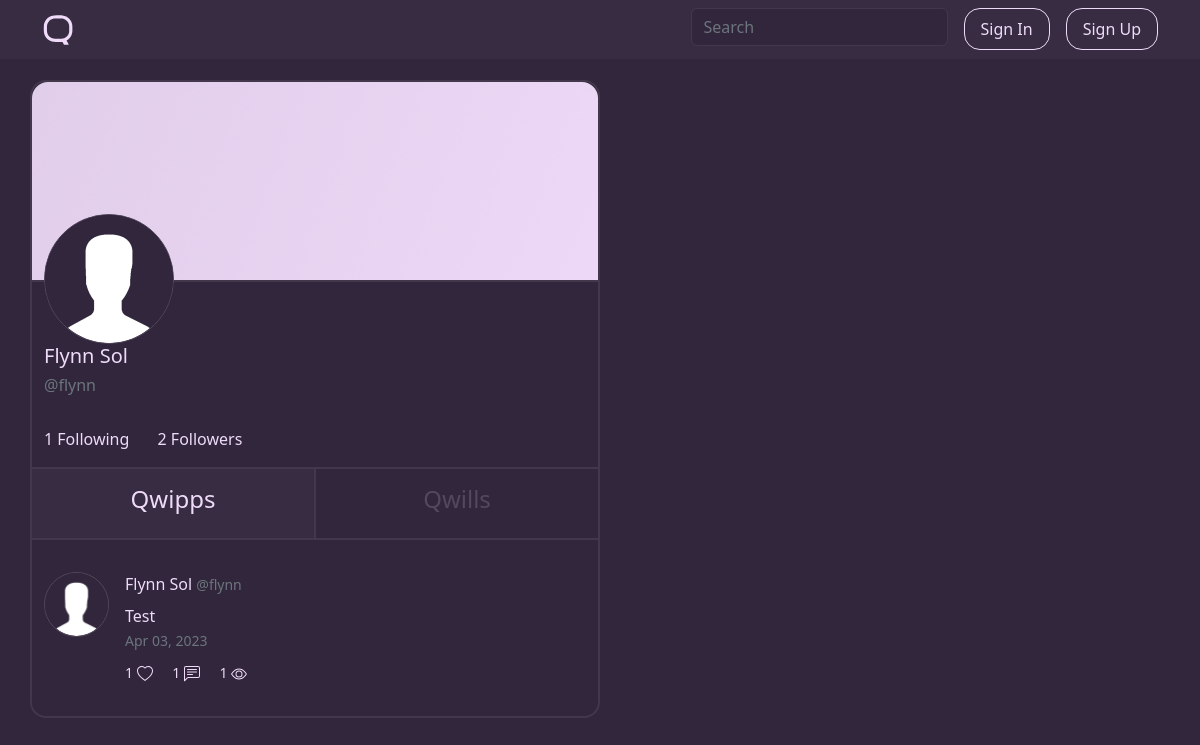
The page /u/flynn on the database as committed earlier.
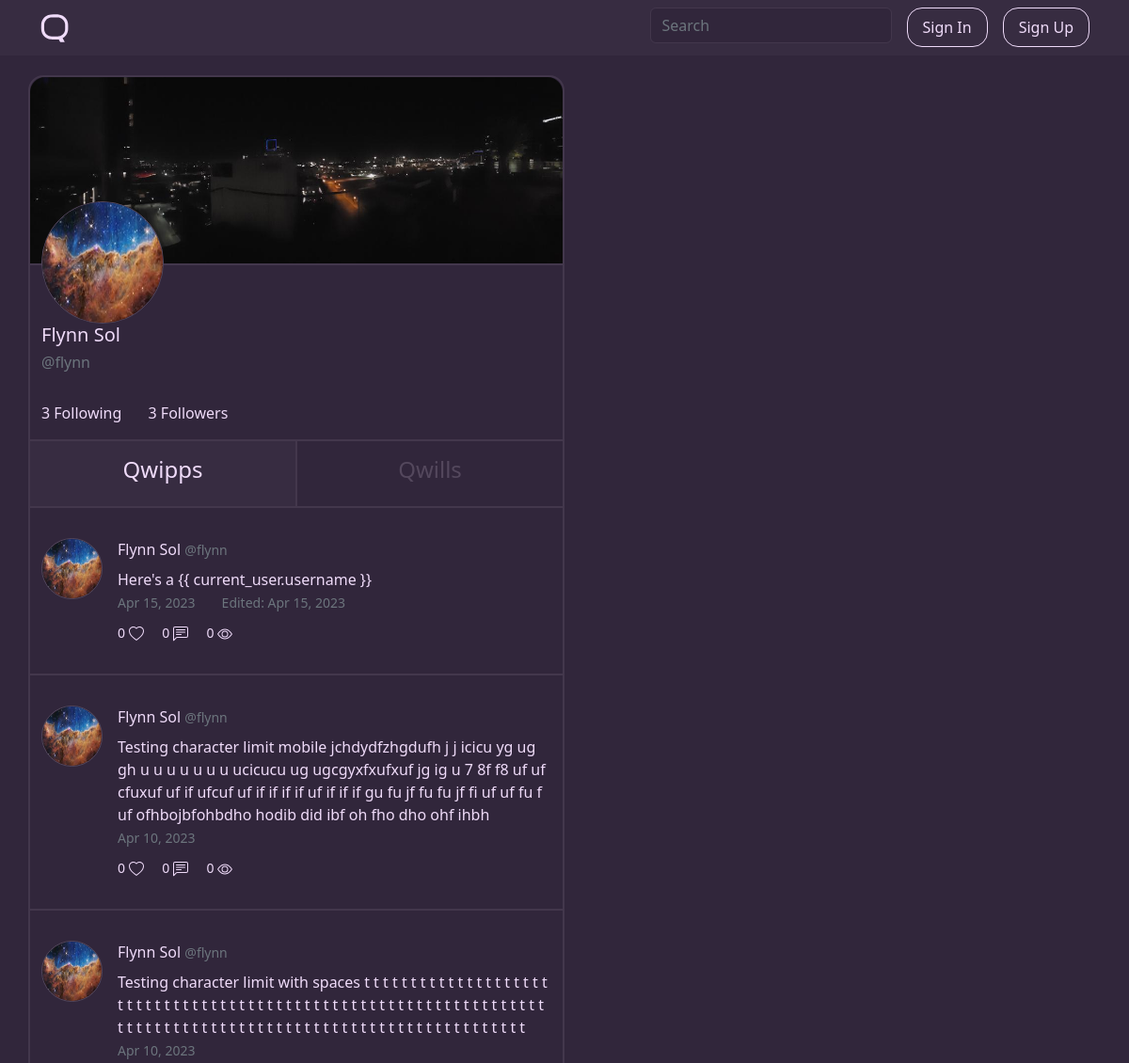
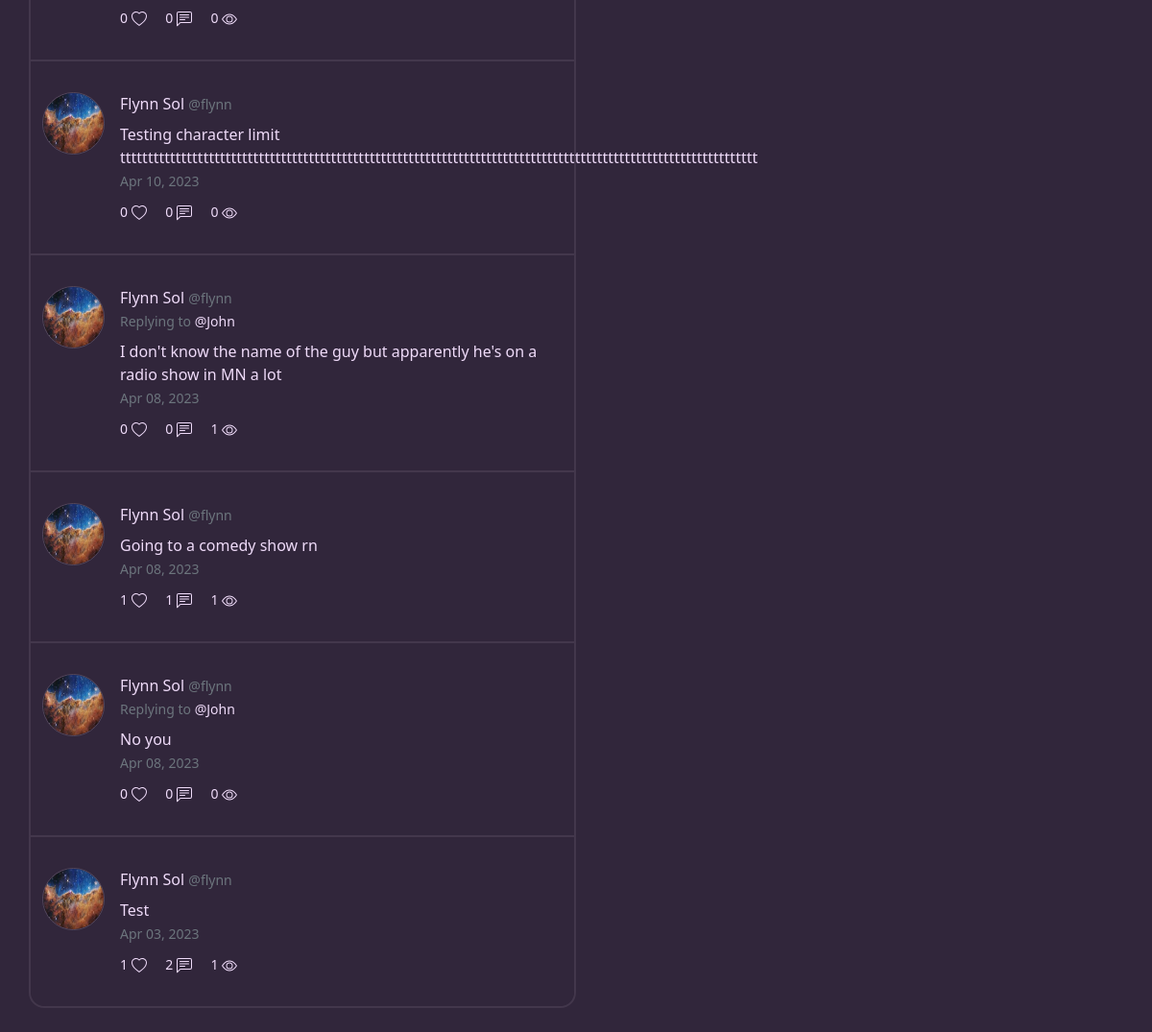
The same page on the database as committed later (2 pictures, top to bottom).
### qwippit/models.py (models this page shows, shortened)
class User(db.Model, UserMixin):
    id = db.Column(db.Integer, primary_key=True)
    username = db.Column(db.String(16), unique=True, nullable=False)
    displayname = db.Column(db.String(20), nullable=False)
    email = db.Column(db.String(120), unique=True, nullable=False)
    bio = db.Column(db.String(256))
    image_file = db.Column(db.String(20), nullable=False, default='default.png')
    banner_file = db.Column(db.String(20), nullable=False, default='default.png')
    password = db.Column(db.String(60), nullable=False)
    emailverified = db.Column(db.Boolean(), nullable=False, default=False)
    following = db.relationship('User',
                                secondary=followers,
                                primaryjoin=(followers.c.follower_id == id),
                                secondaryjoin=(followers.c.followed_id == id),
                                backref=db.backref('followers', lazy='dynamic'),
                                lazy='dynamic')
    viewed_qwipps = db.relationship('Qwipp', secondary='qwippViews', backref='hasViewed')
    viewed_qwills = db.relationship('Qwill', secondary='qwillViews', backref='hasViewed')
    liked_qwipps = db.relationship('Qwipp', secondary='qwippLikes', backref='hasLiked')
    liked_qwills = db.relationship('Qwill', secondary='qwillLikes', backref='hasLiked')
    qwipps = db.relationship('Qwipp', backref='author', lazy=True)
    qwills = db.relationship('Qwill', backref='author', lazy=True)
    like_notifications = db.Column(db.Boolean(), nullable=False, default=True)
    follow_notifications = db.Column(db.Boolean(), nullable=False, default=True)
    reply_notifications = db.Column(db.Boolean(), nullable=False, default=True)

class Qwipp(db.Model):
    id = db.Column(db.Integer, primary_key=True)
    date_posted = db.Column(db.DateTime, nullable=False, default=datetime.utcnow)
    date_edited = db.Column(db.DateTime)
    content = db.Column(db.Text(256), nullable=False)
    views = db.Column(db.Integer, nullable=False, default=0)
    likes = db.Column(db.Integer, nullable=False, default=0)
    is_reply = db.Column(db.Boolean(), nullable=False, default=False)
    qwill_reply_id = db.Column(db.Integer, db.ForeignKey('qwill.id'))
    qwipp_reply_id = db.Column(db.Integer, db.ForeignKey('qwipp.id'))
    user_id = db.Column(db.Integer, db.ForeignKey('user.id'), nullable=False)
    replies = db.relationship('Qwipp', backref=db.backref('qwipp_replied_to', remote_side=[id]))
    hashtags = db.Column(db.Integer, db.ForeignKey('hashtag.id'))

### qwippit/users/routes.py (the view)
@users.route("/u/<string:username>")
def profile(username):
    user = User.query.filter(func.lower(User.username) == func.lower(username)).first_or_404()
    qwipps = Qwipp.query.filter_by(author=user)\
        .order_by(Qwipp.date_posted.desc()).all()
    qwills = Qwill.query.filter_by(author=user) \
        .order_by(Qwill.date_posted.desc()).all()
    return render_template('users/profile.html', qwipps=qwipps, qwills=qwills, user=user, title=user.displayname + " (@" + username + ")")

### qwippit/templates/users/profile.html (shortened to what this page needs)
{% extends "main/layout.html" %}
{% block content %}
        <div class="profile-content row">
            <img class="banner-image" height="200px" src="{{ url_for('static', filename='banner_pics/' + user.banner_file) }}">
            <div class="profile-info col">
                <img class="me-3 rounded-circle border border-highlight profile-picture" width="130px" height="130px" src="{{ url_for('static', filename='profile_pics/' + user.image_file) }}">
                <div class="profile-name">
                    <h5 class="main-font-nh mr-2">{{ user.displayname }}</h5>
                    <h6 class="text-muted">@{{ user.username }}</h6>
                </div>
            </div>
            <div class="followers-following mb-3">
                <a href="{{ url_for('users.user_following', username=user.username) }}" class="main-font me-4">{{ user.following.count() | number_format }} Following</a>
                {% if user.followers.count() == 1 %}
                    <a href="{{ url_for('users.user_followers', username=user.username) }}" class="main-font" id="user-followers">{{ user.followers.count() | number_format }} Follower</a>
                {% else %}
                    <a href="{{ url_for('users.user_followers', username=user.username) }}" class="main-font" id="user-followers">{{ user.followers.count() | number_format }} Followers</a>
                {% endif %}
            </div>
        </div>
        <div class="row profile-center-content-top">
            <div class="col feed-option feedoption active" onclick="QwippQwill(event, 'qwipp')" id="defaultOpen">
                <h4>Qwipps</h4>
            </div>
            <div class="col feed-option feedoption profile-feed-qwill" onclick="QwippQwill(event, 'qwill')">
                <h4>Qwills</h4>
            </div>
        </div>
    <div id="qwipp" class="feed">
        {% if qwipps |length != 0 %}
            {% for qwipp in qwipps %}
                <article onclick="location.href='{{ url_for('users.qwipp', username=qwipp.author.username, qwipp_id=qwipp.id) }}'" class="row content-section">
                    <div class="d-flex media">
                        <img class="me-3 rounded-circle border border-highlight" width="65px" height="65px" src="{{ url_for('static', filename='profile_pics/' + qwipp.author.image_file) }}">
                        <div class="media-body">
                            {% if qwipp.is_reply %}
                                <div class="article-metadata">
                            {% else %}
                                <div class="article-metadata mb-2">
                            {% endif %}
                                <a class="author-link-nh mr-2">{{ qwipp.author.displayname }}</a>
                                <small class="text-muted">@{{ qwipp.author.username }}</small>
                            </div>
                            {% if qwipp.is_reply %}
                                {% if qwipp.qwipp_reply_id %}
                                    <div class="mb-2">
                                        <small class="text-muted">Replying to <a href="{{ url_for('users.qwipp', username=qwipp.qwipp_replied_to.author.username, qwipp_id=qwipp.qwipp_replied_to.id) }}" class="main-font">@{{ qwipp.qwipp_replied_to.author.username }}</a></small>
                                    </div>
                                {% else %}
                                    <div class="mb-2">
                                        <small class="text-muted">Replying to <a href="{{ url_for('users.qwill', username=qwipp.qwill_reply.author.username, qwill_id=qwipp.qwill_reply.id) }}" class="main-font">@{{ qwipp.qwill_reply.author.username }}</a></small>
                                    </div>
                                {% endif %}
                            {% endif %}
                            <div class="content">
                                <p>
                                    {% for word in qwipp.content.split() %}
                                        {% if word.startswith('#') %}
                                            <a class="reverse-font" href="{{ url_for('main.hashtagPosts', hashtag=word[1:]) }}">{{ word }}</a>
                                        {% elif word.startswith('@') %}
                                            <a class="reverse-font" href="{{ url_for('users.profile', username=word[1:]) }}">{{ word }}</a>
                                        {% else %}
                                            {{ word }}
                                        {% endif %}
                                    {% endfor %}
                                </p>
                            <div>
                            <small class="date-time text-muted">{{ qwipp.date_posted.strftime('%b %d, %Y') }}</small>
                            {% if qwipp.date_edited != None %}
                                <small class="date-time text-muted ms-4">Edited: {{ qwipp.date_edited.strftime('%b %d, %Y') }}</small>
                            {% endif %}
                            <div class="bottom-content mt-2">
                                {% if qwipp.author.username == current_user.username %}
                                    <small class="main-font-nh">
                                        <span id="likes-qwipp-{{ qwipp.id }}">{{ qwipp.likes | number_format }}</span>
                                        <svg xmlns="http://www.w3.org/2000/svg" width="16" height="16" fill="currentColor" class="bi bi-heart-fill" viewBox="0 0 16 16">
                                          <path fill-rule="evenodd" d="M8 1.314C12.438-3.248 23.534 4.735 8 15-7.534 4.736 3.562-3.248 8 1.314z"/>
                                        </svg>
                                    </small>
                                {% else %}
                                    {% if current_user.is_authenticated %}
                                        {% if qwipp in current_user.liked_qwipps %}
                                            <small class="likes">
                                                <a onclick="likeQwipp('{{ qwipp.author.username }}', {{ qwipp.id }}); event.stopPropagation();" class="main-font">
                                                    <span id="likes-qwipp-{{ qwipp.id }}">{{ qwipp.likes | number_format }}</span>
                                                    <svg xmlns="http://www.w3.org/2000/svg" width="16" height="16" fill="currentColor" id="heart-qwipp-{{ qwipp.id }}" class="bi bi-heart-fill" viewBox="0 0 16 16">
                                                      <path fill-rule="evenodd" d="M8 1.314C12.438-3.248 23.534 4.735 8 15-7.534 4.736 3.562-3.248 8 1.314z"/>
                                                    </svg>
                                                </a>
                                            </small>
                                        {% else %}
                                            <small class="likes">
                                                <a onclick="likeQwipp('{{ qwipp.author.username }}', {{ qwipp.id }}); event.stopPropagation();" class="main-font">
                                                    <span id="likes-qwipp-{{ qwipp.id }}">{{ qwipp.likes | number_format }}</span>
                                                    <svg xmlns="http://www.w3.org/2000/svg" width="16" height="16" fill="currentColor" id="heart-qwipp-{{ qwipp.id }}" class="bi bi-heart" viewBox="0 0 16 16">
                                                      <path d="m8 2.748-.717-.737C5.6.281 2.514.878 1.4 3.053c-.523 1.023-.641 2.5.314 4.385.92 1.815 2.834 3.989 6.286 6.357 3.452-2.368 5.365-4.542 6.286-6.357.955-1.886.838-3.362.314-4.385C13.486.878 10.4.28 8.717 2.01L8 2.748zM8 15C-7.333 4.868 3.279-3.04 7.824 1.143c.06.055.119.112.176.171a3.12 3.12 0 0 1 .176-.17C12.72-3.042 23.333 4.867 8 15z"/>
                                                    </svg>
                                                </a>
                                            </small>
                                        {% endif %}
                                    {% else %}
                                        <small class="likes">
                                            <a href="{{ url_for('users.signin') }}" class="main-font">
                                                <span id="likes-qwipp-{{ qwipp.id }}">{{ qwipp.likes | number_format }}</span>
                                                <svg xmlns="http://www.w3.org/2000/svg" width="16" height="16" fill="currentColor" id="heart-qwipp-{{ qwipp.id }}" class="bi bi-heart" viewBox="0 0 16 16">
                                                  <path d="m8 2.748-.717-.737C5.6.281 2.514.878 1.4 3.053c-.523 1.023-.641 2.5.314 4.385.92 1.815 2.834 3.989 6.286 6.357 3.452-2.368 5.365-4.542 6.286-6.357.955-1.886.838-3.362.314-4.385C13.486.878 10.4.28 8.717 2.01L8 2.748zM8 15C-7.333 4.868 3.279-3.04 7.824 1.143c.06.055.119.112.176.171a3.12 3.12 0 0 1 .176-.17C12.72-3.042 23.333 4.867 8 15z"/>
                                                </svg>
                                            </a>
                                        </small>
                                    {% endif %}
                                {% endif %}
                                {% if current_user.is_authenticated %}
                                    <a href="{{ url_for('users.reply_qwipp', username=qwipp.author.username, qwipp_id=qwipp.id) }}" class="main-font ms-3">
                                        <span id="replies-qwipp-{{ qwipp.id }}">{{ qwipp.replies | length | number_format }}</span>
                                        <svg xmlns="http://www.w3.org/2000/svg" width="16" height="16" fill="currentColor" class="bi bi-chat-left-text comments" viewBox="0 0 16 16">
                                          <path d="M14 1a1 1 0 0 1 1 1v8a1 1 0 0 1-1 1H4.414A2 2 0 0 0 3 11.586l-2 2V2a1 1 0 0 1 1-1h12zM2 0a2 2 0 0 0-2 2v12.793a.5.5 0 0 0 .854.353l2.853-2.853A1 1 0 0 1 4.414 12H14a2 2 0 0 0 2-2V2a2 2 0 0 0-2-2H2z"/>
                                          <path d="M3 3.5a.5.5 0 0 1 .5-.5h9a.5.5 0 0 1 0 1h-9a.5.5 0 0 1-.5-.5zM3 6a.5.5 0 0 1 .5-.5h9a.5.5 0 0 1 0 1h-9A.5.5 0 0 1 3 6zm0 2.5a.5.5 0 0 1 .5-.5h5a.5.5 0 0 1 0 1h-5a.5.5 0 0 1-.5-.5z"/>
                                        </svg>
                                    </a>
                                {% else %}
                                    <small class="main-font-nh ms-3">
                                        <span id="replies-qwipp-{{ qwipp.id }}">{{ qwipp.replies | length | number_format }}</span>
                                    </small>
                                {% endif %}
                                <small class="main-font-nh views ms-3">
                                    <span>{{ qwipp.views | number_format }}</span>
                                </small>
                            </div>
                        </div>
                    </div>
                </article>
            {% endfor %}
        {% endif %}
    </div>
{% endblock content %}

Rows that differ between the two databases and show on the page:
changed User "Flynn Sol": banner_file: picture added in place of a placeholder; image_file: picture added in place of a placeholder
added Qwipp: image_file (picture), author.displayname "Flynn Sol", author.username "flynn", split "Here's" "a" "{{" "current_user.username" "}}", date_posted "Apr 15, 2023", date_edited "Apr 15, 2023", likes|number_format "0", replies|length "0", views|number_format "0", shown under "Qwills"
added Qwipp: image_file (picture), author.displayname "Flynn Sol", author.username "flynn", split "Testing" "character" "limit" "mobile" "jchdydfzhgdufh" "j" "j" "icicu" "yg" "ug" "gh" "u" "u" "u" "u" "u" "u" "u" "ucicucu" "ug" "ugcgyxfxufxuf" "jg" "ig" "u" "7" "8f" "f8" "uf" "uf" "cfuxuf" "uf" "if" "ufcuf" "uf" "if" "if" "if" "if" "uf" "if" "if" "if" "gu" "fu" "jf" "fu" "fu" "jf" "fi" "uf" "uf" "fu" "f" "uf" "ofhbojbfohbdho" "hodib" "did" "ibf" "oh" "fho" "dho" "ohf" "ihbh", date_posted "Apr 10, 2023", likes|number_format "0", replies|length "0", views|number_format "0", shown under "Qwills"
added Qwipp: image_file (picture), author.displayname "Flynn Sol", author.username "flynn", split "Testing" "character" "limit" "with" "spaces" "t" "t" "t" "t" "t" "t" "t" "t" "t" "t" "t" "t" "t" "t" "t" "t" "t" "t" "t" "t" "t" "t" "t" "t" "t" "t" "t" "t" "t" "t" "t" "t" "t" "t" "t" "t" "t" "t" "t" "t" "t" "t" "t" "t" "t" "t" "t" "t" "t" "t" "t" "t" "t" "t" "t" "t" "t" "t" "t" "t" "t" "t" "t" "t" "t" "t" "t" "t" "t" "t" "t" "t" "t" "t" "t" "t" "t" "t" "t" "t" "t" "t" "t" "t" "t" "t" "t" "t" "t" "t" "t" "t" "t" "t" "t" "t" "t" "t" "t" "t" "t" "t" "t" "t" "t" "t" "t" "t" "t" "t", date_posted "Apr 10, 2023", likes|number_format "0", replies|length "0", views|number_format "0", shown under "Qwills"
added Qwipp: image_file (picture), author.displayname "Flynn Sol", author.username "flynn", split "Testing" "character" "limit" "ttttttttttttttttttttttttttttttttttttttttttttttttttttttttttttttttttttttttttttttttttttttttttttttttttttttttttttttttttt", date_posted "Apr 10, 2023", likes|number_format "0", replies|length "0", views|number_format "0", shown under "Qwills"
added Qwipp: image_file (picture), author.displayname "Flynn Sol", author.username "flynn", qwipp_replied_to.author.username "John", split "I" "don't" "know" "the" "name" "of" "the" "guy" "but" "apparently" "he's" "on" "a" "radio" "show" "in" "MN" "a" "lot", date_posted "Apr 08, 2023", likes|number_format "0", replies|length "0", views|number_format "1", shown under "Qwills"
added Qwipp: image_file (picture), author.displayname "Flynn Sol", author.username "flynn", split "Going" "to" "a" "comedy" "show" "rn", date_posted "Apr 08, 2023", likes|number_format "1", {{ qwipp.id }} 16 (drawn), replies|length "1", views|number_format "1", shown under "Qwills"
added Qwipp: image_file (picture), author.displayname "Flynn Sol", author.username "flynn", qwipp_replied_to.author.username "John", split "No" "you", date_posted "Apr 08, 2023", likes|number_format "0", replies|length "0", views|number_format "0", shown under "Qwills"
changed through a linked row, Qwipp "Test": image_file: picture added in place of a placeholder; replies|length "1" → "2"
Other text that changed with them:
{{ user.following.count() | number_format }}: "1" → "3"
{{ user.followers.count() | number_format }}: "2" → "3"
